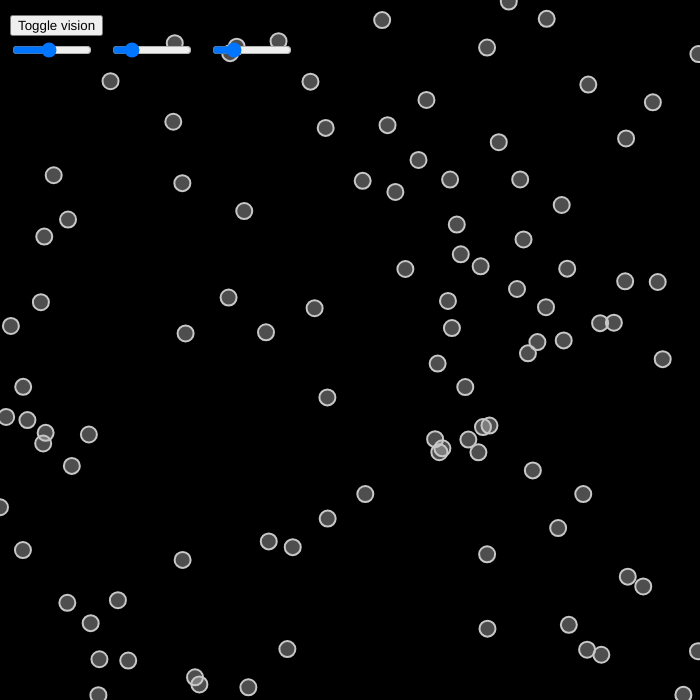
Frame 1 (no input)
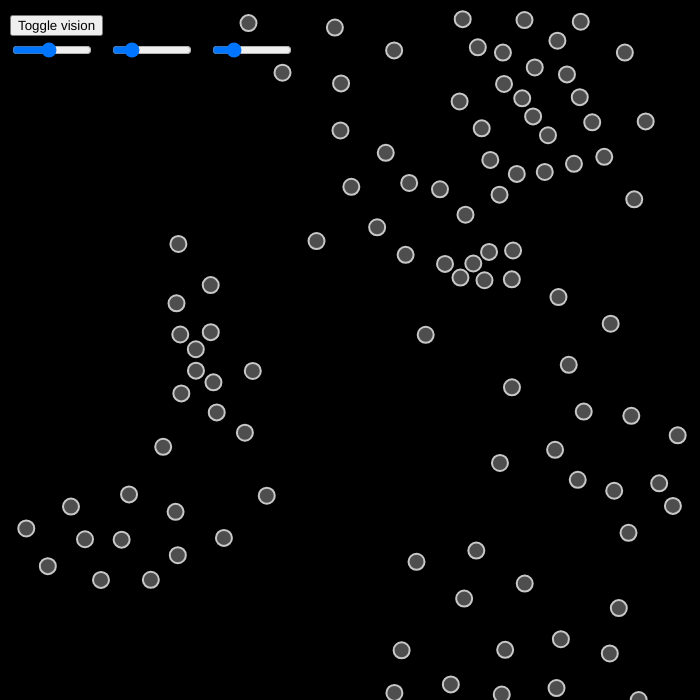
Frame 60 (no input)
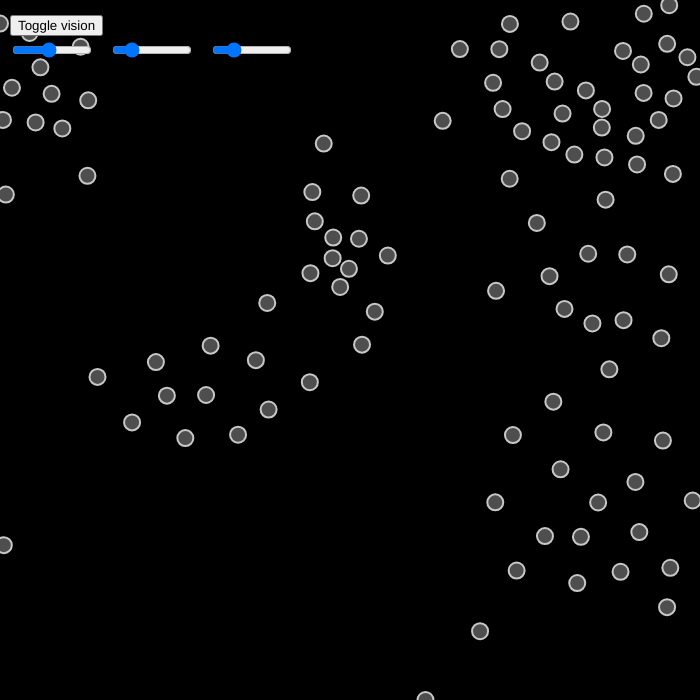
Frame 120 (the mouse pressed at the canvas centre since frame 60)

The p5.js sketch that drew these frames (run headless with seeded random() and noise() and a simulated clock; from frame 60 on, the mouse is pressed at the canvas centre):

// p5.js sketch
// ── sketch.js
/*
Note:
  * Cannot move sliders to inside boid.js. Doing so will create x sliders were x is the number of boids.
  * 

*/

function setup() {
  cHeight = 700, cWidth = 700;
  createCanvas(cHeight, cWidth);
  
  // boids
  boids = []
  numBoids = 100;
  for(let i = 0; i < numBoids; i++){
   boids.push(new Boid(random(cWidth), random(cHeight), cWidth, cHeight)) 
  }
  
  iface = new Iface();
  
  vision = false;
  button = createButton("Toggle vision")
  button.position(10,15);
  button.mousePressed(toggle)
  
}

function toggle(){
   vision = !vision; 
}

function draw() {
  background(0);

  //interface update
  let alignmentVal = iface.getSlider1()
  let cohesionVal = iface.getSlider2()
  let seperationVal = iface.getSlider3()
  // console.log(vision)
  
  
  
  for(let i = 0; i < numBoids; i++){
    boids[i].update(boids, alignmentVal, cohesionVal, seperationVal)
    boids[i].show(vision);
  }
  
}



// ── boid.js
/* 
  Note: 
  * rules terminology governing boid motion are taken from Craig Reynolds website: http://www.red3d.com/cwr/boids/
  * Playing with the limit value in the 3 governing rules gives more fluid motion to the boids. Play with this.
  

  Note[1]: Alignment will try to stear birds tword the average acc of the flock given that it is in proximity. Setting showAlignmentVision to true will give the proximity in a light blue color.
*/

class Boid{

  constructor(x,y,cHeight,cWidth){
    this.cWidth = cWidth;
    this.cHeight = cHeight;
    this.pos = createVector(x, y);
    this.vel = p5.Vector.random2D().setMag(1)
    this.acc = p5.Vector.random2D().setMag(1)
    
    this.alignmentVal;
    this.cohesionVal;
    this.seperationVal;
    this.scaleValue = .5
    
    //Vision center: Note[1]
    this.showAlignmentVision = false // light blue
    this.alignmentVision = 100;
    this.showCohesionVision = false
    this.cohesionVision = 100;
    this.showSeperationVision = false;
      
    this.showAlignmentVector = false
    this.showCohesionVector = false
    this.showSeperationVector = false
    
    
  }
  
  // Steer towards the average heading of local flockmates 
  alignment(boids){
    //TODO: Figure out how to make vision only in front of the boid, not a 360 view
      
    
    let inProx = 0;
    let totalAcc = createVector(0,0)
    for(let i = 0; i < boids.length; i++){
      if(this != boids[i] && this.pos.dist(boids[i].pos) < this.alignmentVision){
        totalAcc.add(boids[i].acc); 
        inProx += 1;
      }         
    }
    if(inProx > 0){totalAcc.div(inProx);}
    // totalAcc.limit(2)
    
    
    //Vision
    if(this.showAlignmentVision){
      fill(135,206,235, 100)
      ellipse(this.pos.x, this.pos.y, this.alignmentVision,this.alignmentVision)
    }  
    
    //Direction Vector
    if (this.showAlignmentVector){
      let end = totalAcc.copy().setMag(this.alignmentVal * this.scaleValue)
      line(this.pos.x, this.pos.y, this.pos.x + end.x, this.pos.y + end.y)
    }
    return totalAcc
  }
  
  
  // Steer twords average flockmates
  cohesion(boids){
    
    let count = 0;
    let averagePos = createVector(0,0)
    for(let i = 0; i < boids.length; i++){
       if(this != boids[i] && this.pos.dist(boids[i].pos) < this.cohesionVision){
        averagePos.add(boids[i].pos) 
        count += 1;
       }
    }
    
    // check for div by 0
    if (count > 0){
      averagePos.div(count)
    }
    averagePos.sub(this.pos)
    // averagePos.limit(.5)
    
    if (this.showCohesionVision){
      fill(0,255,0, 100)
      ellipse(this.pos.x, this.pos.y, this.alignmentVision,this.alignmentVision)
    }
    
    //Direction Vector
    if(this.showCohesionVector){
      let end = averagePos.copy().setMag(this.cohesionVal * this.scaleValue)
      line(this.pos.x, this.pos.y, this.pos.x + end.x, this.pos.y + end.y) 
    }
    
    return averagePos
  }

  
  seperation(boids){
    
    let totalF = createVector(0,0)
    let prox = 60;
    let count = 0;
    for(let i = 0; i < boids.length; i++){
      let d = this.pos.dist(boids[i].pos)
      if(this != boids[i] && d < prox){
        let temp = p5.Vector.sub(this.pos, boids[i].pos)
        temp.div(d*d*d)
        totalF.add(temp)
        count += 1
      }
    }
    if (count > 0){
     totalF.div(count) 
    }
    
    if(this.showSeperationVision){
      fill(255,160,122, 100)
      ellipse(this.pos.x, this.pos.y, prox,prox)
    } 
    
    //Show direction vector
    if(this.showSeperationVector){
      let end = totalF.copy().setMag(this.seperationVal * this.scaleValue)
      line(this.pos.x, this.pos.y, this.pos.x + end.x, this.pos.y + end.y) 
    }
    
      
    return totalF;
  }
  
  
  addForces(boids, alignmentVal, cohesionVal, seperationVal){
    let totalF = createVector(0,0);
    
    this.alignmentVal = alignmentVal
    this.cohesionVal = cohesionVal;
    this.seperationVal = seperationVal
    
    
    // Three forces governing Boid motion: Alignment, Seperation, Cohesion
    totalF.sub(this.alignment(boids).setMag(this.alignmentVal))
    totalF.sub(this.cohesion(boids).setMag(this.cohesionVal))
    totalF.sub(this.seperation(boids).setMag(this.seperationVal))

    
    // picked arbitarily, play with this value
    totalF.limit(100);
    // console.log(totalF)
    return totalF 
  }

  reappear(){
   if (this.pos.x > this.cWidth){ this.pos.x = 0; }  
   if (this.pos.y > this.cHeight){ this.pos.y = 0; }  
   if (this.pos.x < 0){ this.pos.x = this.cWidth; }  
   if (this.pos.y < 0){ this.pos.y = this.cHeight; }  
  }
  
  update(boids, alignmentVal, cohesionVal, seperationVal){
    this.acc = this.acc.sub(this.addForces(boids, alignmentVal, cohesionVal, seperationVal))
    this.acc.limit(100)
    this.vel.add(this.acc)
    this.vel.limit(3)
    
    this.pos.add(this.vel)

    this.reappear();
  }
  
  
  show(showAlign){
    
    this.showAlignmentVision = showAlign
    
    
    strokeWeight(2)
    stroke(200)
    fill(200,100)
    ellipse(this.pos.x, this.pos.y, 16, 16)
  }
  
  
}

// ── iface.js
/*
Note: There was trouble moving buttons from sketch.js to iface.js. Buttons are currently in sketch.
*/

class Iface{
  
  constructor(){
    //slider positions
    this.ypos = 40;
    this.xpos = 10;
    
    //interface setup
    this.alignment = createSlider(0, 255, 117);
    this.alignment.position(this.xpos, this.ypos);
    this.alignment.style('width', '80px');

    this.cohesion = createSlider(0, 255, 49);
    this.cohesion.position(this.xpos+100, this.ypos);
    this.cohesion.style('width', '80px');

    this.seperation = createSlider(0, 255, 55);
    this.seperation.position(this.xpos+200, this.ypos);
    this.seperation.style('width', '80px');

    
  }
  
  getSlider1(){
    // console.log("alignmentVal:" + this.alignment.value())
     return this.alignment.value(); 
  }
  
  getSlider2(){
    // console.log("cohesionVal:" + this.cohesion.value())
     return this.cohesion.value(); 
  }
  
  getSlider3(){
    // console.log("seperationVal:" + this.seperation.value())
     return this.seperation.value(); 
  }

}
// ── style.css
canvas {
  display: block;
}

body {
  margin: 0;
  padding: 0;
  background-color: #5c729e;
  font-size: 200%;
  margin-bottom: 200px;

}

h1,
h2,
p,
a {
  display: flex;
  flex-direction: column;
  align-items: center;
}

p {
  padding: 0 100px 0 100px;
}

li {
  padding: 0 100px 0 100px;
}

.about {
  background-color: brown;

}
